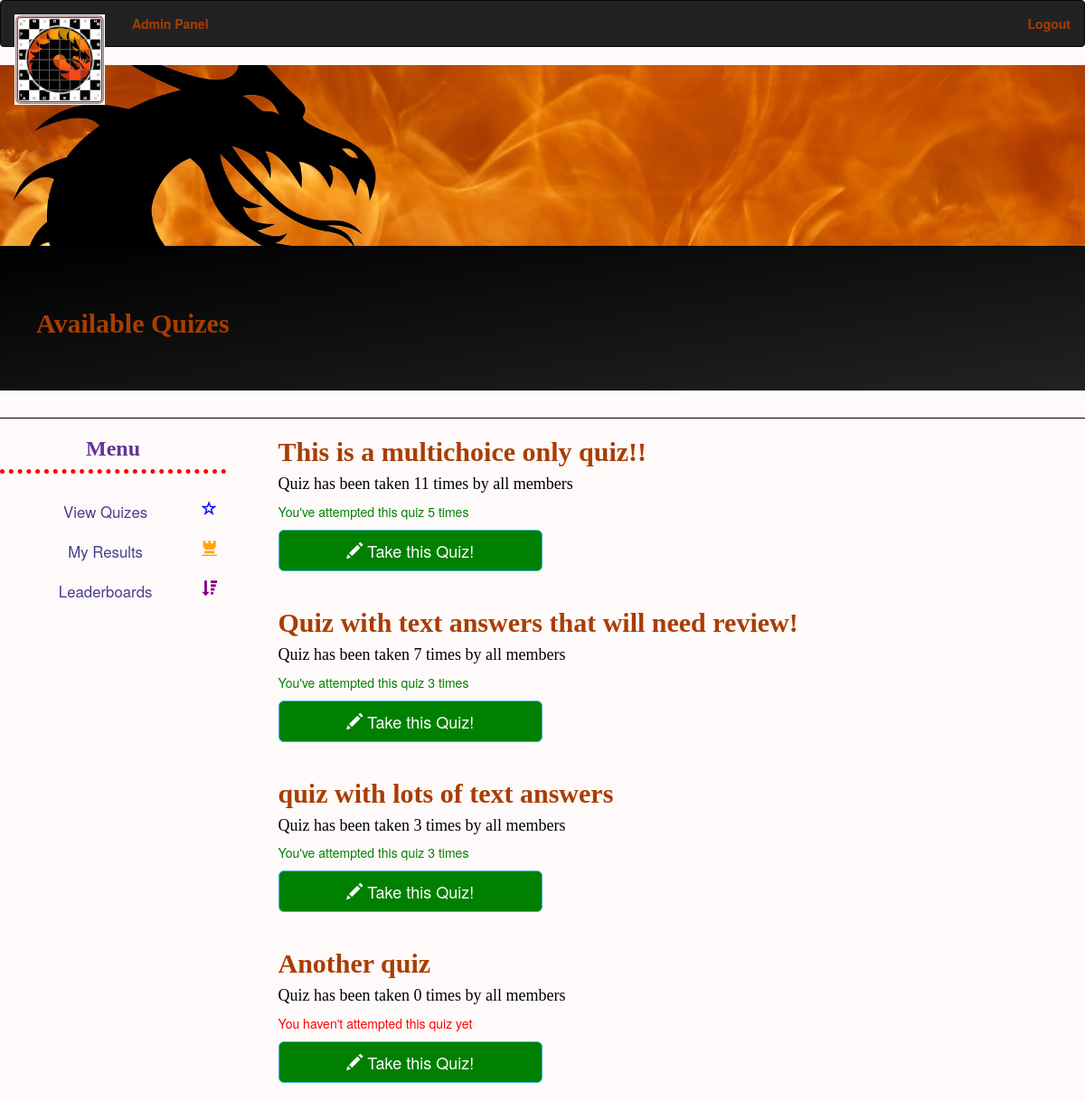
The app's page /view_quizes (signed in) with its own data.
### app/models.py (models this page shows)
class Qset(db.Model):
    id = db.Column(db.Integer, primary_key=True)
    title = db.Column(db.String(128))
    is_active = db.Column(db.Boolean)

### app/routes.py (the view)
@app.route('/view_quizes')
def view_quizes():
    quizes = Qset.query.filter_by(is_active=True).all()
    attempts = []
    user_attempts = []
    for q in quizes:
        attempts_check = Attempts.query.filter_by(qset_id=q.id).all()
        user_check = Attempts.query.filter_by(qset_id=q.id, user_id=current_user.id).all()
        attempts.append(len(attempts_check))
        user_attempts.append(len(user_check))
        print(len(user_check))
    return render_template('view_quizes.html', title='Available Quizes', quizes=quizes, attempts=attempts, user_attempts=user_attempts)

### app/models.py (called while the page is built)
@login.user_loader
def load_user(id):
    return User.query.get(int(id))

### app/templates/view_quizes.html
{% extends "base.html" %}
{% block content %}
<div class="jumbotron" id="myTitle">
    <h2>Available Quizes</h2>
</div>
<div id='moreFlames'></div>
<div class="row">
    <div class="col-sm-3">
        {% include 'side_menu.html' %}
    </div>
    <div class="col-sm-6">
        {% set count = namespace(value=0) %}
        {% for quiz in quizes %}
            {% if quiz.is_active %}
                <h2>{{ quiz.title }}</h2>
                <h4>Quiz has been taken {{ attempts[count.value] }} times by all members</h4>
                {% if user_attempts[count.value] > 0 %}
                    <p><span style="color: green;">You've attempted this quiz {{ user_attempts[count.value] }} times</span></p>
                {% else %}
                    <p><span style="color: red;">You haven't attempted this quiz yet</span></p>
                {% endif %}
                <a href="{{ url_for('take_quiz')}}?quiz={{ quiz.id }}" class="btn btn-info btn-lg" id='takeQuiz' style="background-color: green; width: 50%;">
                    <span class="glyphicon glyphicon-pencil"></span> Take this Quiz!
                </a>
                <br>
                <br>
            {% endif %}
            {% set count.value = count.value + 1 %}
        {% endfor %}
    </div>
    <div class="col-sm-3">
    </div>
</div>
{% endblock %}

### app/static/css/main_style.css (style rules this page uses)
body { background-color: snow; }
h2 { font-family: Georgia, 'Times New Roman', Times, serif; font-weight: bolder; color: #a93d00 }
h4 { font-family: Georgia, 'Times New Roman', Times, serif; color: black; }
#moreFlames { width: 100%; height: 1px; background-color: black; animation: animate_banner 10s infinite; }
#myTitle { text-align: left; background-image: linear-gradient(to bottom right, black, #222); background-color: #222; text-indent: 40px; }
.jumbotron { background-color: black; }
.col-sm-6 { border-radius: 10px; }

### records on screen
Qset: title "This is a multichoice only quiz!!", attempts "11", user_attempts "5"
Qset: title "Quiz with text answers that will need review!", attempts "7", user_attempts "3"
Qset: title "quiz with lots of text answers", id "3"
Qset: title "Another quiz", attempts "0", shows "You haven't attempted this quiz yet"
